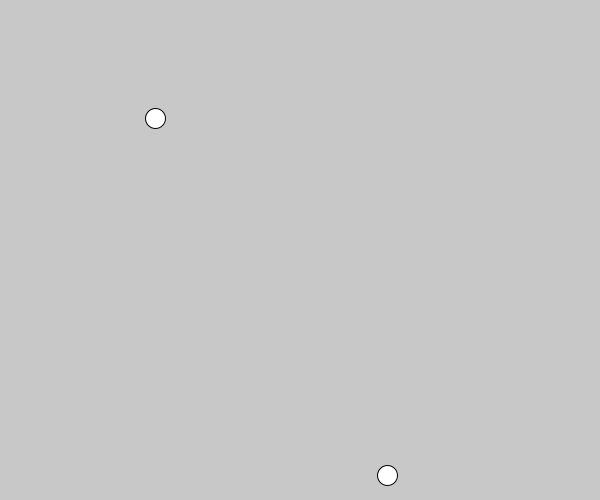
Frame 1 (no input)
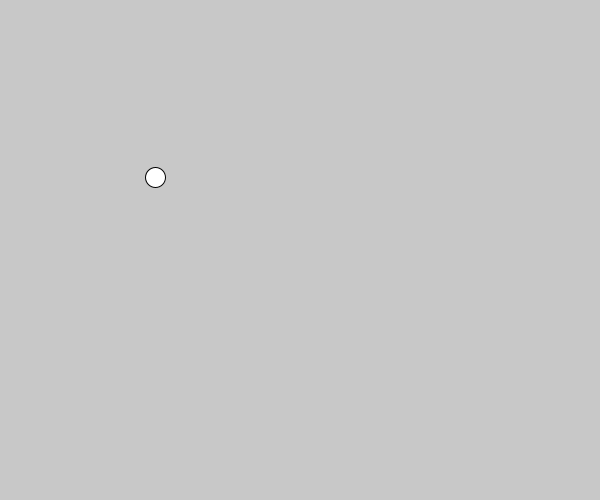
Frame 60 (the mouse pressed at the canvas centre just before this capture)
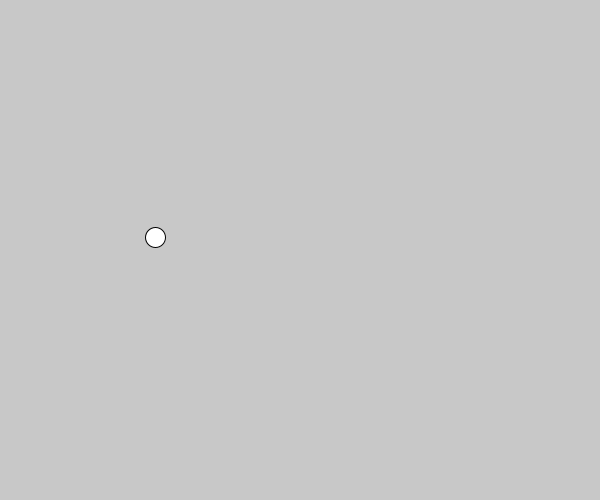
Frame 120 (the mouse held since frame 60 and released just before this capture)

The Processing sketch that drew these frames (run headless with seeded random() and noise(); from frame 60 on, the mouse is pressed at the canvas centre):

// Processing sketch: arrays9
// ── arrays9.pde
float[] xs = new float[2];
float[] ys = new float[2];

void setup() {
  size(600, 500);
  xs[0] = random(width);
  xs[1] = random(width);
  ys[0] = random(height);
  ys[1] = random(height);
}

void draw() {
  background(200);

  for (int i = 0; i < 2; i++) {
    circle(xs[i], ys[i], 20);
    ys[i] += 1;
  }
}
